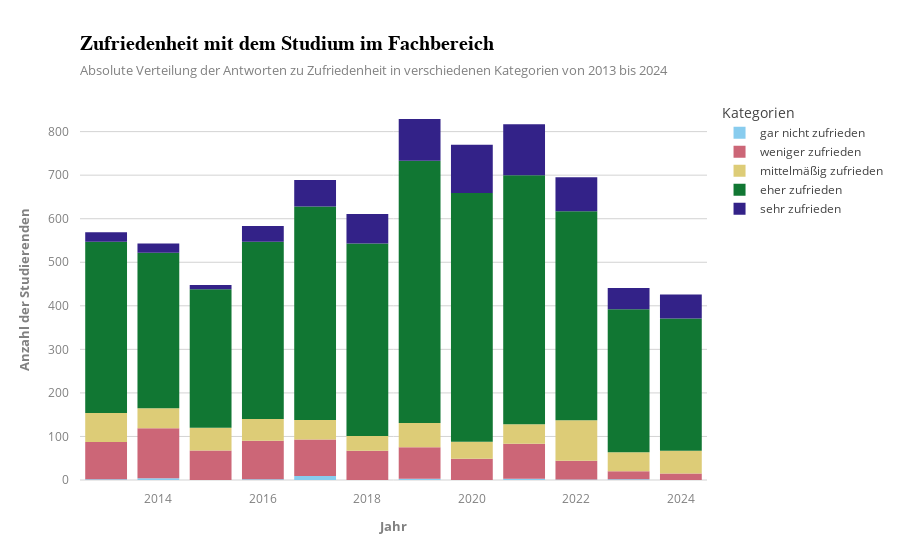

Here is the notebook cell this chart was saved with:
### Code cell
import plotly.express as px
import plotly.io as pio
import pandas as pd

# Definiere das Template
infoviz_template = dict(
    layout=dict(
        template="plotly_white",
        title=dict(
            font=dict(size=20, family="Arial", weight="bold", color="black"),
            xanchor="left",  
            xref="paper",
            x=0,
            subtitle=dict(
                text="Absolute Verteilung der Antworten zu Zufriedenheit in verschiedenen Kategorien von 2013 bis 2024",
                font=dict(color="gray", size=13),
            ),
        ),
        xaxis=dict(
            showgrid=False,
            zerolinecolor="lightgrey",
            tickfont=dict(color="grey", size=12),
            title_font=dict(color="grey", weight="bold", size=13),
            title_standoff=15,
            ticklabelstandoff=10,
            ticklabelposition="outside bottom"
        ),
        yaxis=dict(
            showgrid=True, gridcolor="lightgrey",
            zerolinecolor="lightgrey",
            tickfont=dict(color="grey", size=12),
            title_font=dict(color="grey", weight="bold", size=13),
            title_standoff=15,
            ticklabelstandoff=10,
            ticklabelposition="outside left"
        ),
    )
)

# Template in Plotly registrieren
pio.templates["infoviz"] = infoviz_template

category_order = [
    'gar nicht zufrieden (%)', 
    'weniger zufrieden (%)', 
    'mittelmäßig zufrieden (%)', 
    'eher zufrieden (%)', 
    'sehr zufrieden (%)'
]

# Stelle sicher, dass 'Category' eine kategorische Variable mit der richtigen Reihenfolge ist
df['Category'] = pd.Categorical(df['Category'], categories=category_order, ordered=True)

# Sortiere den DataFrame nach Jahr und Category
df = df.sort_values(by=['Jahr', 'Category'])

# Erstelle das Balkendiagramm und wende das benutzerdefinierte Template an
fig = px.bar(df, x="Jahr", 
             y="sum", 
             color="Category", 
             title="Zufriedenheit mit dem Studium im Fachbereich", 
             color_discrete_sequence=px.colors.qualitative.Safe, 
             template="infoviz",  # Hier wird das benutzerdefinierte Template verwendet
             labels={
                 'Jahr': 'Jahr', 
                 'sum': 'Anzahl der Studierenden',
                 'Category': 'Kategorien'
             })

# Beschriftung der Legende anpassen
fig.update_traces(
    name="gar nicht zufrieden",  # Hier kannst du den Namen der Kategorie ändern
    selector=dict(name='gar nicht zufrieden (%)')  # Wähle den Namen der Kategorie, die geändert werden soll
)
fig.update_traces(
    name="weniger zufrieden",
    selector=dict(name='weniger zufrieden (%)')
)
fig.update_traces(
    name="mittelmäßig zufrieden",
    selector=dict(name='mittelmäßig zufrieden (%)')
)
fig.update_traces(
    name="eher zufrieden",
    selector=dict(name='eher zufrieden (%)')
)
fig.update_traces(
    name="sehr zufrieden",
    selector=dict(name='sehr zufrieden (%)')
)

# Diagramm anzeigen
fig.show()

### Figure 1 — Plotly figure (JSON) as saved in the notebook; plotly's stock layout.template omitted (floating-point values rounded to 4 significant figures)
{"data": [{"alignmentgroup": "True", "hovertemplate": "Kategorien=gar nicht zufrieden (%)<br>Jahr=%{x}<br>Anzahl der Studierenden=%{y}<extra></extra>", "legendgroup": "gar nicht zufrieden (%)", "marker": {"color": "rgb(136, 204, 238)", "pattern": {"shape": ""}}, "name": "gar nicht zufrieden", "offsetgroup": "gar nicht zufrieden (%)", "orientation": "v", "showlegend": true, "textposition": "auto", "type": "bar", "x": ["2013", "2014", "2015", "2016", "2017", "2018", "2019", "2020", "2021", "2022", "2023", "2024"], "xaxis": "x", "y": [2, 4, 0, 2, 9, 0, 3, 0, 3, 1, 2, 0], "yaxis": "y"}, {"alignmentgroup": "True", "hovertemplate": "Kategorien=weniger zufrieden (%)<br>Jahr=%{x}<br>Anzahl der Studierenden=%{y}<extra></extra>", "legendgroup": "weniger zufrieden (%)", "marker": {"color": "rgb(204, 102, 119)", "pattern": {"shape": ""}}, "name": "weniger zufrieden", "offsetgroup": "weniger zufrieden (%)", "orientation": "v", "showlegend": true, "textposition": "auto", "type": "bar", "x": ["2013", "2014", "2015", "2016", "2017", "2018", "2019", "2020", "2021", "2022", "2023", "2024"], "xaxis": "x", "y": [85, 115, 68, 88, 84, 67, 72, 49, 80, 43, 18, 15], "yaxis": "y"}, {"alignmentgroup": "True", "hovertemplate": "Kategorien=mittelmäßig zufrieden (%)<br>Jahr=%{x}<br>Anzahl der Studierenden=%{y}<extra></extra>", "legendgroup": "mittelmäßig zufrieden (%)", "marker": {"color": "rgb(221, 204, 119)", "pattern": {"shape": ""}}, "name": "mittelmäßig zufrieden", "offsetgroup": "mittelmäßig zufrieden (%)", "orientation": "v", "showlegend": true, "textposition": "auto", "type": "bar", "x": ["2013", "2014", "2015", "2016", "2017", "2018", "2019", "2020", "2021", "2022", "2023", "2024"], "xaxis": "x", "y": [67, 46, 52, 50, 45, 34, 56, 39, 45, 93, 44, 52], "yaxis": "y"}, {"alignmentgroup": "True", "hovertemplate": "Kategorien=eher zufrieden (%)<br>Jahr=%{x}<br>Anzahl der Studierenden=%{y}<extra></extra>", "legendgroup": "eher zufrieden (%)", "marker": {"color": "rgb(17, 119, 51)", "pattern": {"shape": ""}}, "name": "eher zufrieden", "offsetgroup": "eher zufrieden (%)", "orientation": "v", "showlegend": true, "textposition": "auto", "type": "bar", "x": ["2013", "2014", "2015", "2016", "2017", "2018", "2019", "2020", "2021", "2022", "2023", "2024"], "xaxis": "x", "y": [393, 357, 318, 407, 490, 442, 602, 571, 572, 480, 328, 304], "yaxis": "y"}, {"alignmentgroup": "True", "hovertemplate": "Kategorien=sehr zufrieden (%)<br>Jahr=%{x}<br>Anzahl der Studierenden=%{y}<extra></extra>", "legendgroup": "sehr zufrieden (%)", "marker": {"color": "rgb(51, 34, 136)", "pattern": {"shape": ""}}, "name": "sehr zufrieden", "offsetgroup": "sehr zufrieden (%)", "orientation": "v", "showlegend": true, "textposition": "auto", "type": "bar", "x": ["2013", "2014", "2015", "2016", "2017", "2018", "2019", "2020", "2021", "2022", "2023", "2024"], "xaxis": "x", "y": [22, 21, 10, 36, 61, 68, 96, 111, 117, 78, 49, 55], "yaxis": "y"}], "layout": {"barmode": "relative", "legend": {"title": {"text": "Kategorien"}, "tracegroupgap": 0}, "title": {"text": "Zufriedenheit mit dem Studium im Fachbereich"}, "xaxis": {"anchor": "y", "domain": [0, 1], "title": {"text": "Jahr"}}, "yaxis": {"anchor": "x", "domain": [0, 1], "title": {"text": "Anzahl der Studierenden"}}}}
